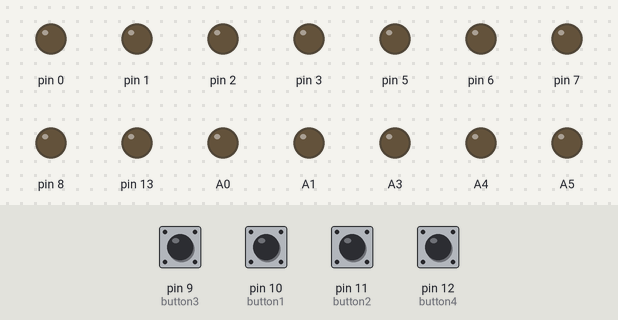
The sketch below on a simulated Arduino Uno, built with avr-gcc and run on an emulated ATmega328P. On the bench: output pins drawn as LEDs (lit = HIGH). The inputs (shaded band) are chosen by the test bench; at power-on: pin 9 (button3), pin 10 (button1), pin 11 (button2), pin 12 (button4) HIGH.

Above: at 1.2 s.
1.3 s: pin 9 (button3) pulled LOW for 1 s
At 2.8 s:
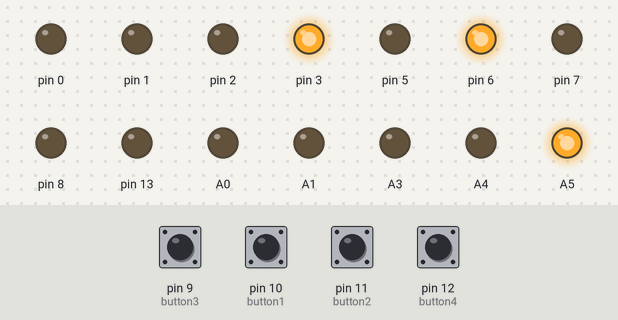
3.8 s: pin 10 (button1) pulled LOW for 0.15 s
At 6.0 s:
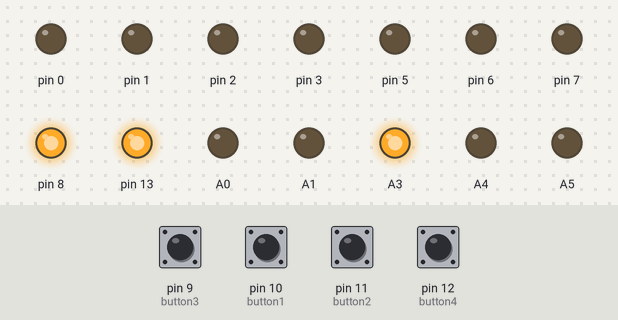
6.3 s: pin 11 (button2) pulled LOW for 0.15 s
At 7.1 s:
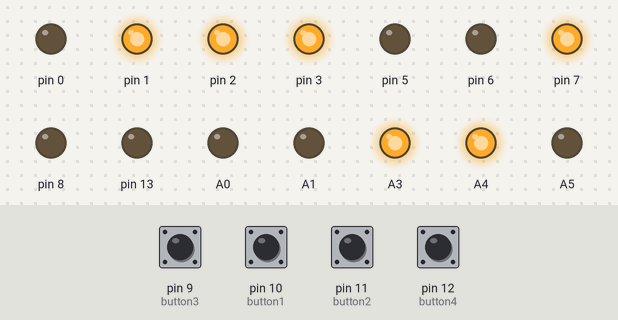
7.9 s: pin 12 (button4) pulled LOW for 0.15 s
At 8.7 s:
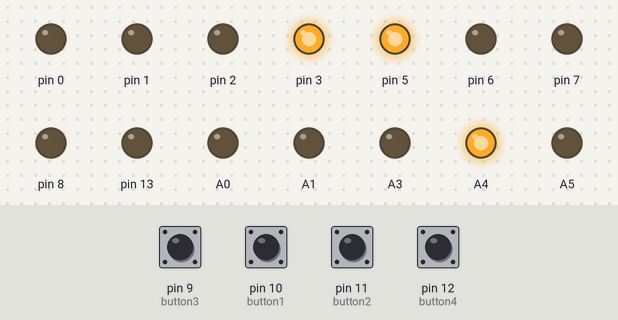
9.9 s: pin 9 (button3) pulled LOW for 0.15 s
At 11.0 s:
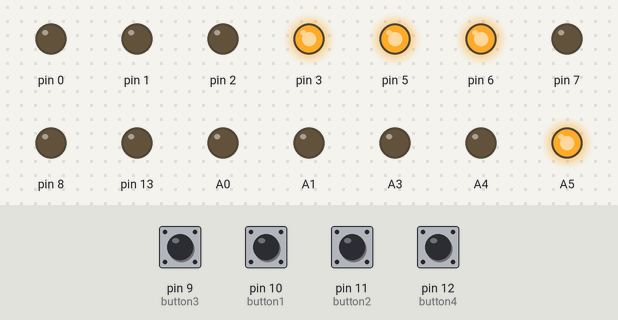
11.5 s: pin 11 (button2) pulled LOW for 1 s
At 12.2 s:
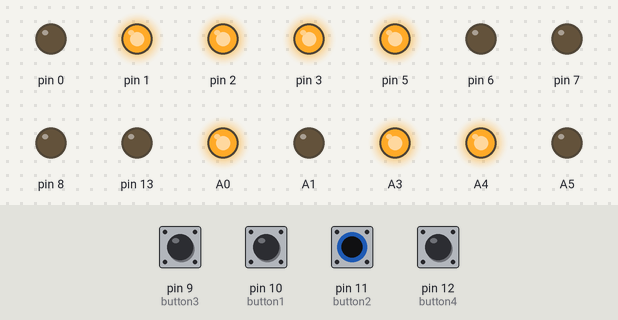
Timing chart, 0 to 14.5 s (numbered marks = the images above; inputs shaded):
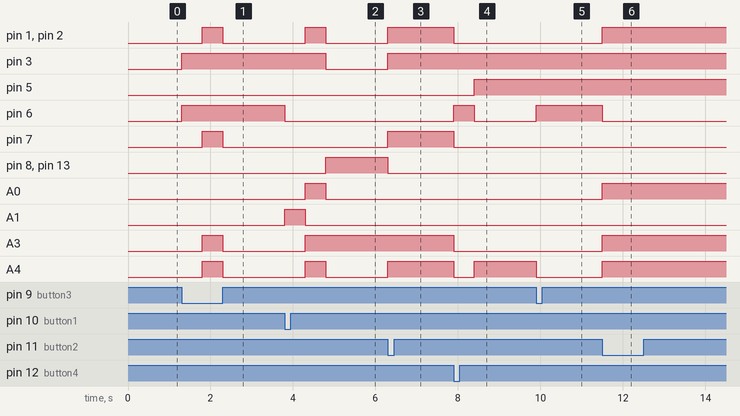

Measured:
- after the input at 1.3 s, pin 1, pin 2, pin 7, A3, A4: LOW → HIGH after 0.50 s, → LOW 0.50 s later; pin 3, pin 6: LOW → HIGH at once; A5: LOW → HIGH at once, → LOW 0.50 s later, → HIGH 0.50 s later
- after the input at 3.8 s, pin 1, pin 2, A0, A4: LOW → HIGH after 0.50 s, → LOW 0.50 s later; pin 3: HIGH → LOW after 1.0 s; pin 6: HIGH → LOW at once; pin 8, pin 13: LOW → HIGH after 1.0 s; A1: LOW → HIGH at once, → LOW 0.50 s later
- after the input at 6.3 s, pin 1–3, pin 7, A4: LOW → HIGH at once; pin 8, pin 13: HIGH → LOW at once
- after the input at 7.9 s, pin 1, pin 2, pin 7, A3: HIGH → LOW at once; pin 5: LOW → HIGH after 0.50 s; pin 6, A5: LOW → HIGH at once, → LOW 0.50 s later; A4: HIGH → LOW at once, → HIGH 0.50 s later
- after the input at 9.9 s, pin 6, A5: LOW → HIGH at once; A4: HIGH → LOW at once
- after the input at 11.5 s, pin 1, pin 2, A0, A3, A4: LOW → HIGH at once; pin 6, A5: HIGH → LOW at once

The sketch:

lift_elevator.ino
```cpp
/*
###########################################################
#Lift Elevator interface with Arduino Uno
#Compony Name- Logsun Systems
#Developer- Yogesh Gunjal
###########################################################
*/
const int button1=10;
const int button2=11;
const int button3=9;
const int button4=12;
int bt1=0;
int bt2=0;
int bt3=0;
int bt4=0;
int var1,var2,var3,var4,var5,var6,var7,var8,var9,var10,p,num;
void setup()
{
/*Buttons intrnally pull up*/
  pinMode(button1, INPUT_PULLUP);
  pinMode(button2, INPUT_PULLUP);
  pinMode(button3, INPUT_PULLUP);
  pinMode(button4, INPUT_PULLUP);

/* set segments pins*/
  pinMode(2, OUTPUT);
  pinMode(0, OUTPUT);
  pinMode(A5, OUTPUT);
  pinMode(1, OUTPUT);
  pinMode(A4, OUTPUT);
  pinMode(3, OUTPUT);
  pinMode(A3, OUTPUT);

/*Led pin setup*/
 pinMode(5, OUTPUT);
 pinMode(A2, OUTPUT);
 pinMode(6, OUTPUT);
 pinMode(A1, OUTPUT);
 pinMode(7, OUTPUT);
 pinMode(A0, OUTPUT);
 pinMode(8, OUTPUT);
 pinMode(13, OUTPUT);

num=0;
var1=0;
var2=0;
var3=0;
var4=0;
var5=0;
var6=var7=var8=var9=var10=0;
p=1;
}
void loop()
{
  bt1 = digitalRead(button1);
  bt2 = digitalRead(button2);
  bt3 = digitalRead(button3);
  bt4 = digitalRead(button4);
  if (bt1==0 && var1==0 )//0
  {
      digitalWrite(2,LOW);
      digitalWrite(0,LOW);
      digitalWrite(A5,LOW);
      digitalWrite(1,LOW);
      digitalWrite(A4,LOW);
      digitalWrite(3,LOW);
      digitalWrite(A3,HIGH);
      if(var6==1)
        {led(4,0);}
      else{
        led(0,0);
      delay(500);;
      var2=var6=0;
      var1=1;
      var4=var5=var3=p=1;
      var7=var8=var9=1;}
  }
  else if(bt2==0 && var6==0)//1
  {
      digitalWrite(2,HIGH);
      digitalWrite(0,LOW);
      digitalWrite(A5,LOW);
      digitalWrite(1,HIGH);
      digitalWrite(A4,HIGH);
      digitalWrite(3,HIGH);
      digitalWrite(A3,HIGH);
      if(var3==1 && p==0)
      { led(4,1);}
      else{
        led(0,1);
      delay(500);
      num=0;
      var1=var3=var7=p=0;
      var6=var5=1;}
  }
  else if(bt3==0 && var3==0)//2
  {
      digitalWrite(2,LOW);
      digitalWrite(0,LOW);
      digitalWrite(A5,HIGH);
      digitalWrite(1,LOW);
      digitalWrite(A4,LOW);
      digitalWrite(3,HIGH);
      digitalWrite(A3,LOW);
      if(var5 == 1 && p==1)
      { led(4,2);}
      else{
        led(0,2);
      delay(500);
      var6=var5=var4=p=0;
      var3=var1=1;}
  }
  else if(bt4==0 && var5==0)//3
  {
      digitalWrite(2,LOW);
      digitalWrite(0,LOW);
      digitalWrite(A5,LOW);
      digitalWrite(1,LOW);
      digitalWrite(A4,HIGH);
      digitalWrite(3,HIGH);
      digitalWrite(A3,LOW);
      led(0,3);
      delay(500);
      var1=var6=var5=var4=p=1;
      var3=var9=var8=0;
  }
  else if(bt2==0 && var8==0)//3-1
  {
      digitalWrite(2,LOW);
      digitalWrite(0,LOW);
      digitalWrite(A5,HIGH);
      digitalWrite(1,LOW);
      digitalWrite(A4,LOW);
      digitalWrite(3,HIGH);
      digitalWrite(A3,LOW);
      led(4,2);
      delay(500);
      digitalWrite(2,HIGH);
      digitalWrite(0,LOW);
      digitalWrite(A5,LOW);
      digitalWrite(1,HIGH);
      digitalWrite(A4,HIGH);
      digitalWrite(3,HIGH);
      digitalWrite(A3,HIGH);
      led(4,1);
      delay(500);
      var1=var3=var7=0;
      var8=var5=1;
  }
  else if(bt4==0 && var7==0)//1-3
  {
      digitalWrite(2,LOW);
      digitalWrite(0,LOW);
      digitalWrite(A5,HIGH);
      digitalWrite(1,LOW);
      digitalWrite(A4,LOW);
      digitalWrite(3,HIGH);
      digitalWrite(A3,LOW);
      led(0,2);
      delay(500);
      digitalWrite(2,LOW);
      digitalWrite(0,LOW);
      digitalWrite(A5,LOW);
      digitalWrite(1,LOW);
      digitalWrite(A4,HIGH);
      digitalWrite(3,HIGH);
      digitalWrite(A3,LOW);
      led(0,3);
      delay(500);
      var3=var8=var9=0;
      var1=var5=var7=1;
  }
  else if(bt1==0 && var9==0)//3-0
  {
      digitalWrite(2,LOW);
      digitalWrite(0,LOW);
      digitalWrite(A5,HIGH);
      digitalWrite(1,LOW);
      digitalWrite(A4,LOW);
      digitalWrite(3,HIGH);
      digitalWrite(A3,LOW);
      led(4,2);
      delay(500);
      digitalWrite(2,HIGH);
      digitalWrite(0,LOW);
      digitalWrite(A5,LOW);
      digitalWrite(1,HIGH);
      digitalWrite(A4,HIGH);
      digitalWrite(3,HIGH);
      digitalWrite(A3,HIGH);
      led(4,1);
      delay(500);
      digitalWrite(2,LOW);
      digitalWrite(0,LOW);
      digitalWrite(A5,LOW);
      digitalWrite(1,LOW);
      digitalWrite(A4,LOW);
      digitalWrite(3,LOW);
      digitalWrite(A3,HIGH);
      led(4,0);
      delay(500);
      var1=var3=var5=var9=p=1;
      var2=var6=0;
  }
  else if(bt4==0 && var2==0 )//0-3
  {
      digitalWrite(2,HIGH);
      digitalWrite(0,LOW);
      digitalWrite(A5,LOW);
      digitalWrite(1,HIGH);
      digitalWrite(A4,HIGH);
      digitalWrite(3,HIGH);
      digitalWrite(A3,HIGH);
      led(0,1);
      delay(500);
      digitalWrite(2,LOW);
      digitalWrite(0,LOW);
      digitalWrite(A5,HIGH);
      digitalWrite(1,LOW);
      digitalWrite(A4,LOW);
      digitalWrite(3,HIGH);
      digitalWrite(A3,LOW);
      led(0,2);
      delay(500);
      digitalWrite(2,LOW);
      digitalWrite(0,LOW);
      digitalWrite(A5,LOW);
      digitalWrite(1,LOW);
      digitalWrite(A4,HIGH);
      digitalWrite(3,HIGH);
      digitalWrite(A3,LOW);
      led(0,3);
      delay(500);
      var1=var2=var4=var5=var6=1;
      var3=var8=var9=0;
  }
  else if(bt3==0 && var2==0)//0-2
  {
      digitalWrite(2,HIGH);
      digitalWrite(0,LOW);
      digitalWrite(A5,LOW);
      digitalWrite(1,HIGH);
      digitalWrite(A4,HIGH);
      digitalWrite(3,HIGH);
      digitalWrite(A3,HIGH);
      led(0,1);
      delay(500);
      digitalWrite(2,LOW);
      digitalWrite(0,LOW);
      digitalWrite(A5,HIGH);
      digitalWrite(1,LOW);
      digitalWrite(A4,LOW);
      digitalWrite(3,HIGH);
      digitalWrite(A3,LOW);
      led(0,2);
      delay(500);
      var4=var5=var6=p=0;
      var2=var1=var3=1;
  }
  else if(bt1==0 && var4==0)//2-0
  {
      digitalWrite(2,HIGH);
      digitalWrite(0,LOW);
      digitalWrite(A5,LOW);
      digitalWrite(1,HIGH);
      digitalWrite(A4,HIGH);
      digitalWrite(3,HIGH);
      digitalWrite(A3,HIGH);
      led(4,1);
      delay(500);
      digitalWrite(2,LOW);
      digitalWrite(0,LOW);
      digitalWrite(A5,LOW);
      digitalWrite(1,LOW);
      digitalWrite(A4,LOW);
      digitalWrite(3,LOW);
      digitalWrite(A3,HIGH);
      led(4,0);
      delay(500);
      var1=var3=var5=var7=p=1;
      var8=var9=1;
      var2=var6=0;
  }
}

void led(int m, int ch)
{
  if((m>=0) & (m<=3))
  {
    if(ch == 0)
    {
      digitalWrite(8,HIGH);
      digitalWrite(13,HIGH);
    }
    else if(ch == 1)
    {
      digitalWrite(8,LOW);
      digitalWrite(13,LOW);
      digitalWrite(A0,LOW);
      digitalWrite(7,HIGH);
    }
    else if(ch == 2)
    {
      digitalWrite(7,LOW);
      digitalWrite(A0,LOW);
      digitalWrite(A1,LOW);
      digitalWrite(6,HIGH);
    }
    else if(ch == 3)
    {
      digitalWrite(A1,LOW);
      digitalWrite(6,LOW);
      digitalWrite(A2,LOW);
      digitalWrite(5,HIGH);
    }
  }
  else if(m>3)
  {
    if(ch == 3)
    {
      digitalWrite(A2,LOW);
      digitalWrite(5,HIGH);
    }
    else if(ch == 2)
    {
      digitalWrite(5,LOW);
      digitalWrite(A2,LOW);
      digitalWrite(6,LOW);
      digitalWrite(A1,HIGH);
    }
    else if(ch == 1)
    {
      digitalWrite(6,LOW);
      digitalWrite(A1,LOW);
      digitalWrite(7,LOW);
      digitalWrite(A0,HIGH);
    }
    else if(ch == 0)
    {
      digitalWrite(7,LOW);
      digitalWrite(A0,LOW);
      digitalWrite(8,HIGH);
      digitalWrite(13,HIGH);
    }
  }
}
```
